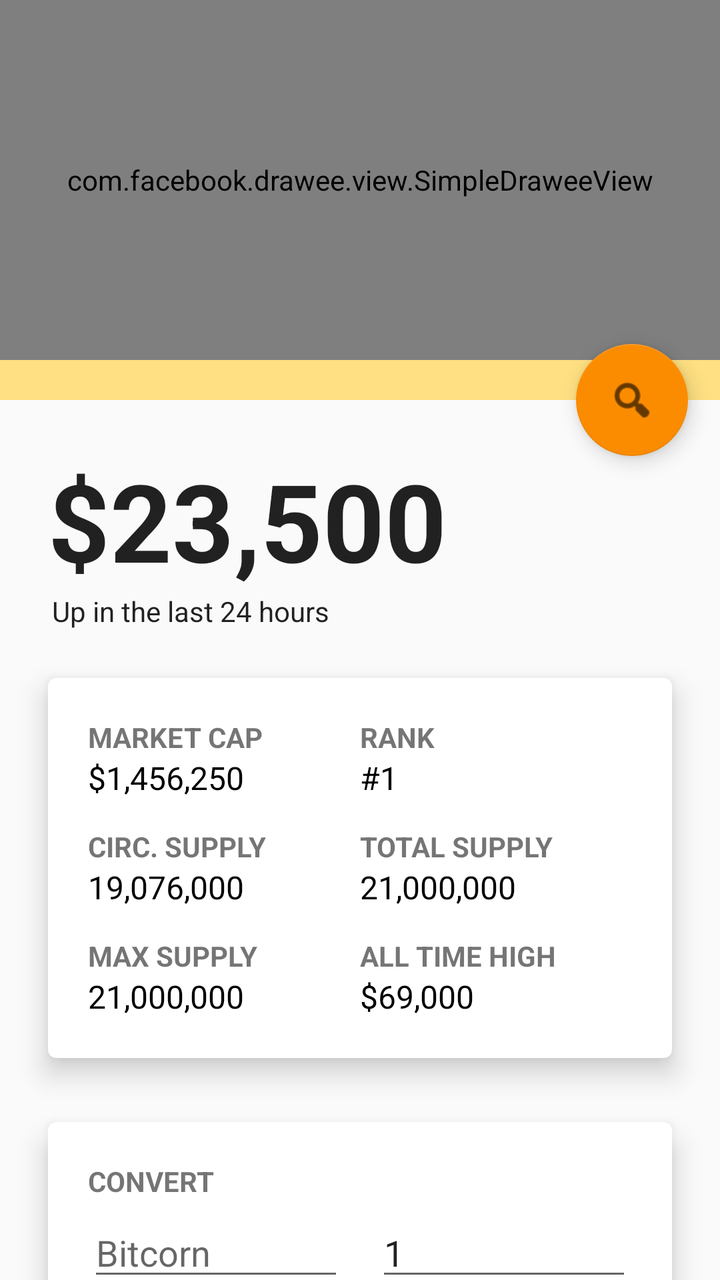
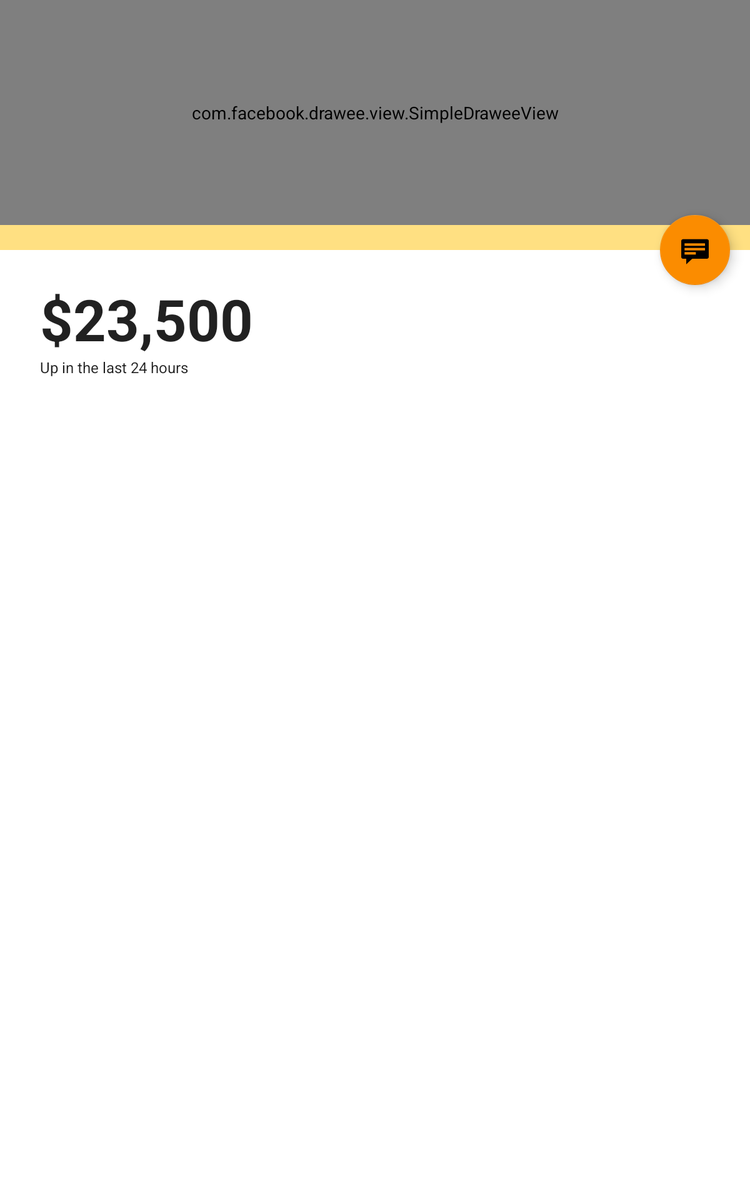

Compare how this app lays out the same screen by default and in its alternative resource folder. The renders come first, then the two layout files and the values they reference.
<!-- AndroidManifest.xml: application theme Theme.Bitcorn -->
<!-- res/layout/fragment_item_detail.xml -->
<?xml version="1.0" encoding="utf-8"?>
<androidx.coordinatorlayout.widget.CoordinatorLayout xmlns:android="http://schemas.android.com/apk/res/android"
    xmlns:app="http://schemas.android.com/apk/res-auto"
    xmlns:fresco="http://schemas.android.com/apk/res-auto"
    xmlns:tools="http://schemas.android.com/tools"
    android:id="@+id/item_detail_container"
    android:layout_width="match_parent"
    android:layout_height="match_parent"
    android:background="@color/gray_bg"
    tools:context=".ItemDetailHostActivity"
    tools:ignore="MergeRootFrame">

    <com.google.android.material.appbar.AppBarLayout
        android:id="@+id/app_bar"
        android:layout_width="match_parent"
        android:layout_height="@dimen/app_bar_height"
        android:theme="@style/ThemeOverlay.AppCompat.Dark.ActionBar">

        <com.google.android.material.appbar.CollapsingToolbarLayout
            android:id="@+id/toolbar_layout"
            android:layout_width="match_parent"
            android:layout_height="match_parent"
            android:background="@color/yellow_200"
            app:collapsedTitleTextColor="@color/black"
            app:contentScrim="?attr/colorPrimary"
            app:expandedTitleTextColor="@color/black"
            app:layout_scrollFlags="scroll|exitUntilCollapsed"
            app:toolbarId="@+id/toolbar">

            <com.facebook.drawee.view.SimpleDraweeView
                android:id="@+id/coin_image"
                android:layout_width="match_parent"
                android:layout_height="180dp"
                app:placeholderImage="@drawable/money"
                app:placeholderImageScaleType="centerInside"
                fresco:actualImageScaleType="centerInside" />

            <androidx.appcompat.widget.Toolbar
                android:id="@+id/detail_toolbar"
                android:layout_width="match_parent"
                android:layout_height="?attr/actionBarSize"
                app:layout_collapseMode="pin"
                app:popupTheme="@style/ThemeOverlay.AppCompat.Light" />

        </com.google.android.material.appbar.CollapsingToolbarLayout>

    </com.google.android.material.appbar.AppBarLayout>

    <androidx.core.widget.NestedScrollView
        android:id="@+id/item_detail_scroll_view"
        android:layout_width="match_parent"
        android:layout_height="match_parent"
        app:layout_behavior="@string/appbar_scrolling_view_behavior">

        <LinearLayout
            android:layout_width="match_parent"
            android:layout_height="match_parent"
            android:orientation="vertical"
            android:paddingVertical="@dimen/text_margin_lg">

            <LinearLayout
                android:layout_width="match_parent"
                android:layout_height="wrap_content"
                android:layout_marginBottom="24dp"
                android:gravity="center_vertical"
                android:orientation="vertical"
                android:paddingHorizontal="@dimen/text_margin_lg">

                <TextView
                    android:id="@+id/item_price"
                    style="?android:attr/textAppearanceLarge"
                    android:layout_width="match_parent"
                    android:layout_height="wrap_content"
                    android:text="@string/placholder_price"
                    android:textAlignment="textStart"
                    android:textIsSelectable="true"
                    android:textSize="54sp"
                    android:textStyle="bold" />

                <TextView
                    android:id="@+id/item_price_note"
                    style="?android:attr/textAppearanceLarge"
                    android:layout_width="match_parent"
                    android:layout_height="wrap_content"
                    android:layout_marginStart="2dp"
                    android:text="@string/up_in_the_last_24_hours"
                    android:textIsSelectable="true"
                    android:textSize="14sp" />
            </LinearLayout>

            <androidx.cardview.widget.CardView
                android:layout_width="match_parent"
                android:layout_height="wrap_content"
                android:layout_marginHorizontal="@dimen/text_margin_lg"
                app:cardBackgroundColor="@color/white"
                app:cardCornerRadius="4dp"
                app:cardElevation="8dp">

                <GridLayout
                    android:layout_width="match_parent"
                    android:layout_height="wrap_content"
                    android:columnCount="2"
                    android:orientation="horizontal"
                    android:padding="20dp">

                    <LinearLayout
                        style="@style/CoinStatRow"
                        android:layout_width="0dp"
                        android:layout_height="wrap_content"
                        android:layout_columnWeight="1">

                        <TextView
                            style="@style/CoinStatLabel"
                            android:text="@string/market_cap" />

                        <TextView
                            android:id="@+id/market_cap"
                            style="@style/CoinStat"
                            android:text="@string/placeholder_mc" />
                    </LinearLayout>

                    <LinearLayout
                        style="@style/CoinStatRow"
                        android:layout_width="0dp"
                        android:layout_height="wrap_content"
                        android:layout_columnWeight="1">

                        <TextView
                            style="@style/CoinStatLabel"
                            android:text="@string/rank" />

                        <TextView
                            android:id="@+id/rank"
                            style="@style/CoinStat"
                            android:text="@string/placeholder_rank" />
                    </LinearLayout>


                    <LinearLayout
                        style="@style/CoinStatRow"
                        android:layout_width="0dp"
                        android:layout_height="wrap_content"
                        android:layout_columnWeight="1"
                        android:layout_marginTop="14dp">

                        <TextView
                            style="@style/CoinStatLabel"
                            android:text="@string/circ_supply" />

                        <TextView
                            android:id="@+id/circ_supply"
                            style="@style/CoinStat"
                            android:text="@string/placholder_supply" />
                    </LinearLayout>

                    <LinearLayout
                        style="@style/CoinStatRow"
                        android:layout_width="0dp"
                        android:layout_height="wrap_content"
                        android:layout_columnWeight="1"
                        android:layout_marginTop="14dp">

                        <TextView
                            style="@style/CoinStatLabel"
                            android:text="@string/total_supply" />

                        <TextView
                            android:id="@+id/total_supply"
                            style="@style/CoinStat"
                            android:text="@string/placholder_max_supply" />
                    </LinearLayout>


                    <LinearLayout
                        style="@style/CoinStatRow"
                        android:layout_width="0dp"
                        android:layout_height="wrap_content"
                        android:layout_columnWeight="1"
                        android:layout_marginTop="14dp">

                        <TextView
                            style="@style/CoinStatLabel"
                            android:text="@string/max_supply" />

                        <TextView
                            android:id="@+id/max_supply"
                            style="@style/CoinStat"
                            android:text="@string/placholder_max_supply" />
                    </LinearLayout>

                    <LinearLayout
                        style="@style/CoinStatRow"
                        android:layout_width="0dp"
                        android:layout_height="wrap_content"
                        android:layout_columnWeight="1"
                        android:layout_marginTop="14dp">

                        <TextView
                            style="@style/CoinStatLabel"
                            android:text="@string/all_time_high" />

                        <TextView
                            android:id="@+id/ath"
                            style="@style/CoinStat"
                            android:text="@string/placeholder_ath" />
                    </LinearLayout>
                </GridLayout>

            </androidx.cardview.widget.CardView>

            <androidx.cardview.widget.CardView
                android:layout_width="match_parent"
                android:layout_height="wrap_content"
                android:layout_marginHorizontal="@dimen/text_margin_lg"
                android:layout_marginTop="32dp"
                app:cardBackgroundColor="@color/white"
                app:cardCornerRadius="4dp"
                app:cardElevation="8dp">

                <LinearLayout
                    android:layout_width="match_parent"
                    android:layout_height="wrap_content"
                    android:orientation="vertical"
                    android:padding="20dp">

                    <TextView
                        style="@style/CoinStatLabel"
                        android:layout_width="wrap_content"
                        android:layout_height="wrap_content"
                        android:text="@string/convert" />

                    <GridLayout
                        android:layout_width="match_parent"
                        android:layout_height="wrap_content"
                        android:layout_marginTop="4dp"
                        android:columnCount="2"
                        android:orientation="horizontal">

                        <LinearLayout
                            android:layout_width="0dp"
                            android:layout_height="wrap_content"
                            android:layout_columnWeight="1"
                            android:layout_marginEnd="8dp">

                            <com.google.android.material.textfield.TextInputEditText
                                android:id="@+id/input_coin"
                                android:layout_width="match_parent"
                                android:layout_height="wrap_content"
                                android:hint="@string/bitcorn"
                                android:inputType="numberDecimal"
                                android:digits="0123456789.,"
                                />
                        </LinearLayout>

                        <LinearLayout
                            android:layout_width="0dp"
                            android:layout_height="wrap_content"
                            android:layout_columnWeight="1"
                            android:layout_marginStart="8dp">

                            <com.google.android.material.textfield.TextInputEditText
                                android:id="@+id/input_usd"
                                android:layout_width="match_parent"
                                android:layout_height="wrap_content"
                                android:editable="false"
                                android:hint="@string/dollars"
                                android:inputType="numberDecimal"
                                android:digits="0123456789."
                                android:text="1" />
                        </LinearLayout>
                    </GridLayout>
                </LinearLayout>
            </androidx.cardview.widget.CardView>

            <Button
                android:id="@+id/button_notify"
                android:layout_width="match_parent"
                android:layout_height="wrap_content"
                android:layout_marginHorizontal="@dimen/text_margin_lg"
                android:layout_marginTop="32dp"
                android:background="@color/yellow_700"
                android:paddingVertical="16dp"
                android:text="@string/notify_me_on_price_changes" />
        </LinearLayout>


    </androidx.core.widget.NestedScrollView>

    <com.google.android.material.floatingactionbutton.FloatingActionButton
        android:id="@+id/fab"
        android:layout_width="wrap_content"
        android:layout_height="wrap_content"
        android:layout_gravity="center_vertical|start"
        android:layout_marginEnd="@dimen/fab_margin"
        android:layout_marginBottom="16dp"
        app:layout_anchor="@+id/item_detail_scroll_view"
        app:layout_anchorGravity="top|end"
        app:srcCompat="@android:drawable/ic_menu_search" />

</androidx.coordinatorlayout.widget.CoordinatorLayout>
<!-- resources referenced by this layout -->
<resources>
  <color name="black">#FF000000</color>
  <color name="gray_bg">#FAFAFA</color>
  <color name="white">#FFFFFFFF</color>
  <color name="yellow_200">#FFE082</color>
  <color name="yellow_700">#FBC02D</color>
  <dimen name="app_bar_height">200dp</dimen>
  <dimen name="fab_margin">16dp</dimen>
  <dimen name="text_margin_lg">24dp</dimen>
  <string name="all_time_high">All time high</string>
  <string name="bitcorn">Bitcorn</string>
  <string name="circ_supply">Circ. supply</string>
  <string name="convert">Convert</string>
  <string name="dollars">Dollars</string>
  <string name="market_cap">Market Cap</string>
  <string name="max_supply">Max supply</string>
  <string name="notify_me_on_price_changes">Notify me on price changes</string>
  <string name="placeholder_ath">$69,000</string>
  <string name="placeholder_mc">$1,456,250</string>
  <string name="placeholder_rank">#1</string>
  <string name="placholder_max_supply">21,000,000</string>
  <string name="placholder_price">$23,500</string>
  <string name="placholder_supply">19,076,000</string>
  <string name="rank">Rank</string>
  <string name="total_supply">Total supply</string>
  <string name="up_in_the_last_24_hours">Up in the last 24 hours</string>
  <style name="CoinStat">
          <item name="android:layout_width">wrap_content</item>
          <item name="android:layout_height">wrap_content</item>
          <item name="android:textSize">16sp</item>
          <item name="android:textColor">@color/black</item>
      </style>
  <style name="CoinStatLabel">
          <item name="android:layout_width">wrap_content</item>
          <item name="android:layout_height">wrap_content</item>
          <item name="android:textAllCaps">true</item>
          <item name="android:textSize">14sp</item>
          <item name="android:textStyle">bold</item>
          <item name="android:layout_marginEnd">14dp</item>
          <item name="android:gravity">start|center_vertical</item>
      </style>
  <style name="CoinStatRow">
          <item name="android:layout_width">match_parent</item>
          <item name="android:layout_height">wrap_content</item>
          <item name="android:orientation">vertical</item>
      </style>
  <style name="Theme.Bitcorn" parent="Theme.MaterialComponents.DayNight.DarkActionBar">
          
          <item name="colorPrimary">@color/purple_500</item>
          <item name="colorPrimaryVariant">@color/purple_700</item>
          <item name="colorOnPrimary">@color/white</item>
          
          <item name="colorSecondary">@color/teal_200</item>
          <item name="colorSecondaryVariant">@color/teal_700</item>
          <item name="colorOnSecondary">@color/black</item>
          
          <item name="android:statusBarColor" tools:targetApi="l">?attr/colorPrimaryVariant</item>
          
      </style>
  <color name="teal_200">#FB8C00</color>
  <color name="teal_700">#F57C00</color>
</resources>
<!-- res/layout-sw600dp/fragment_item_detail.xml (the repository's variant of the layout above) -->
<!-- drawn on a 7-inch tablet held upright -->
<?xml version="1.0" encoding="utf-8"?>
<androidx.coordinatorlayout.widget.CoordinatorLayout xmlns:android="http://schemas.android.com/apk/res/android"
    xmlns:app="http://schemas.android.com/apk/res-auto"
    xmlns:fresco="http://schemas.android.com/apk/res-auto"
    xmlns:tools="http://schemas.android.com/tools"
    android:id="@+id/item_detail_container"
    android:layout_width="match_parent"
    android:layout_height="match_parent"
    tools:context=".ItemDetailHostActivity"
    tools:ignore="MergeRootFrame">

    <com.google.android.material.appbar.AppBarLayout
        android:id="@+id/app_bar"
        android:layout_width="match_parent"
        android:layout_height="@dimen/app_bar_height"
        android:theme="@style/ThemeOverlay.AppCompat.Dark.ActionBar">

        <com.google.android.material.appbar.CollapsingToolbarLayout
            android:id="@+id/toolbar_layout"
            android:layout_width="match_parent"
            android:layout_height="match_parent"
            android:background="@color/yellow_200"
            app:collapsedTitleTextColor="@color/black"
            app:contentScrim="?attr/colorPrimary"
            app:expandedTitleTextColor="@color/black"
            app:layout_scrollFlags="scroll|exitUntilCollapsed"
            app:toolbarId="@+id/toolbar">

            <com.facebook.drawee.view.SimpleDraweeView
                android:id="@+id/coin_image"
                android:layout_width="match_parent"
                android:layout_height="180dp"
                app:placeholderImage="@drawable/money"
                app:placeholderImageScaleType="centerInside"
                fresco:actualImageScaleType="centerInside" />

            <androidx.appcompat.widget.Toolbar
                android:id="@+id/detail_toolbar"
                android:layout_width="match_parent"
                android:layout_height="?attr/actionBarSize"
                app:layout_collapseMode="pin"
                app:popupTheme="@style/ThemeOverlay.AppCompat.Light" />

        </com.google.android.material.appbar.CollapsingToolbarLayout>

    </com.google.android.material.appbar.AppBarLayout>

    <androidx.core.widget.NestedScrollView
        android:id="@+id/item_detail_scroll_view"
        android:layout_width="match_parent"
        android:layout_height="match_parent"
        app:layout_behavior="@string/appbar_scrolling_view_behavior">

        <LinearLayout
            android:layout_width="wrap_content"
            android:layout_height="wrap_content"
            android:layout_marginHorizontal="@dimen/text_margin"
            android:layout_marginVertical="@dimen/text_margin_lg"
            android:gravity="center_vertical"
            android:orientation="vertical">

            <TextView
                android:id="@+id/item_price"
                style="?android:attr/textAppearanceLarge"
                android:layout_width="match_parent"
                android:layout_height="wrap_content"
                android:paddingStart="@dimen/container_horizontal_margin"
                android:paddingEnd="@dimen/container_horizontal_margin"
                android:text="$23,500"
                android:textStyle="bold"
                android:textIsSelectable="true"
                android:textSize="46dp" />

            <TextView
                android:id="@+id/item_price_note"
                style="?android:attr/textAppearanceLarge"
                android:layout_width="match_parent"
                android:layout_height="wrap_content"
                android:paddingStart="@dimen/container_horizontal_margin"
                android:paddingEnd="@dimen/container_horizontal_margin"
                android:paddingBottom="24dp"
                android:text="Up in the last 24 hours"
                android:textIsSelectable="true"
                android:textSize="12dp" />

        </LinearLayout>


    </androidx.core.widget.NestedScrollView>

    <com.google.android.material.floatingactionbutton.FloatingActionButton
        android:id="@+id/fab"
        android:layout_width="wrap_content"
        android:layout_height="wrap_content"
        android:layout_gravity="center_vertical|start"
        android:layout_marginEnd="@dimen/fab_margin"
        android:layout_marginBottom="16dp"
        app:layout_anchor="@+id/item_detail_scroll_view"
        app:layout_anchorGravity="top|end"
        app:srcCompat="@android:drawable/stat_notify_chat" />

</androidx.coordinatorlayout.widget.CoordinatorLayout>
<!-- resources referenced by the variant -->
<!-- as a 7-inch tablet held upright resolves them -->
<resources>
  <color name="black">#FF000000</color>
  <color name="yellow_200">#FFE082</color>
  <dimen name="app_bar_height">200dp</dimen>
  <dimen name="container_horizontal_margin">16dp</dimen>
  <dimen name="fab_margin">16dp</dimen>
  <dimen name="text_margin">16dp</dimen>
  <dimen name="text_margin_lg">24dp</dimen>
  <style name="Theme.Bitcorn" parent="Theme.MaterialComponents.DayNight.DarkActionBar">
          
          <item name="colorPrimary">@color/purple_500</item>
          <item name="colorPrimaryVariant">@color/purple_700</item>
          <item name="colorOnPrimary">@color/white</item>
          
          <item name="colorSecondary">@color/teal_200</item>
          <item name="colorSecondaryVariant">@color/teal_700</item>
          <item name="colorOnSecondary">@color/black</item>
          
          <item name="android:statusBarColor" tools:targetApi="l">?attr/colorPrimaryVariant</item>
          
      </style>
  <color name="white">#FFFFFFFF</color>
  <color name="teal_200">#FB8C00</color>
  <color name="teal_700">#F57C00</color>
</resources>
